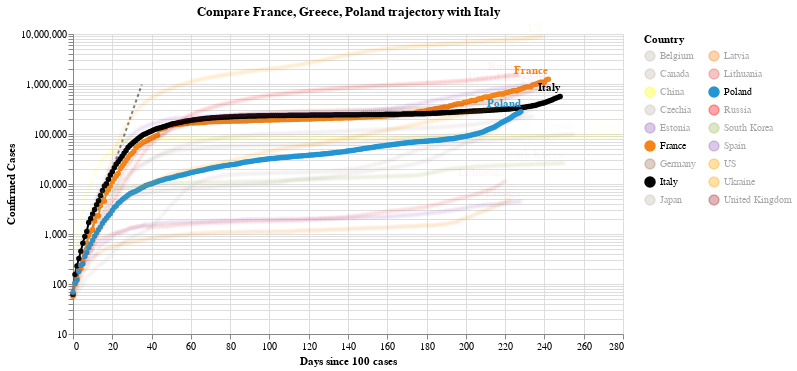

The notebook cell this image was saved under:
### Code cell
#hide_input
chart2 = make_since_chart(dff2, ['France', 'Greece', 'Poland'], baseline_countries)
chart2

### Figure 1 — Vega-Lite specification as saved in the notebook (floating-point values rounded to 4 significant figures; data arrays with more than 128 entries replaced by an {"elided": "..."} marker saying what was removed)
{"config": {"view": {"continuousWidth": 400, "continuousHeight": 300}}, "layer": [{"data": {"name": "data-628230001892d6798b50651be41d1b3e"}, "mark": {"type": "line", "color": "black", "opacity": 0.5, "strokeDash": [3, 3]}, "encoding": {"x": {"type": "quantitative", "field": "Days since 100 cases"}, "y": {"type": "quantitative", "field": "Confirmed Cases"}}}, {"data": {"name": "data-c4e2f6ee80c23c21aa645df1c2853909"}, "mark": {"type": "line", "point": true}, "encoding": {"color": {"type": "nominal", "field": "Country", "legend": {"columns": 2}, "scale": {"domain": ["Belgium", "Canada", "China", "Czechia", "Estonia", "France", "Germany", "Italy", "Japan", "Latvia", "Lithuania", "Poland", "Russia", "South Korea", "Spain", "US", "Ukraine", "United Kingdom"], "range": ["#C1B7AD", "#C1B7AD", "yellow", "#C1B7AD", "#9467bd", "#F58518", "#9D755D", "black", "#C1B7AD", "#F58518", "#E45756", "#2495D3", "red", "#A1BA59", "#9467bd", "orange", "orange", "brown"]}}, "opacity": {"condition": {"value": 1, "selection": "selector005"}, "value": 0.05}, "tooltip": [{"type": "nominal", "field": "Country"}, {"type": "temporal", "field": "Date"}, {"type": "quantitative", "field": "Confirmed Cases"}, {"type": "quantitative", "field": "Days since 100 cases"}], "x": {"type": "quantitative", "field": "Days since 100 cases"}, "y": {"type": "quantitative", "field": "Confirmed Cases", "scale": {"type": "log"}}}, "selection": {"selector005": {"type": "multi", "fields": ["Country"], "bind": "legend", "init": [{"Country": "France"}, {"Country": "Greece"}, {"Country": "Poland"}, {"Country": "Italy"}]}}, "width": 550}, {"data": {"name": "data-c4e2f6ee80c23c21aa645df1c2853909"}, "mark": {"type": "text", "align": "right", "dy": -8, "fontWeight": "bold"}, "encoding": {"color": {"type": "nominal", "field": "Country", "legend": {"columns": 2}, "scale": {"domain": ["Belgium", "Canada", "China", "Czechia", "Estonia", "France", "Germany", "Italy", "Japan", "Latvia", "Lithuania", "Poland", "Russia", "South Korea", "Spain", "US", "Ukraine", "United Kingdom"], "range": ["#C1B7AD", "#C1B7AD", "yellow", "#C1B7AD", "#9467bd", "#F58518", "#9D755D", "black", "#C1B7AD", "#F58518", "#E45756", "#2495D3", "red", "#A1BA59", "#9467bd", "orange", "orange", "brown"]}}, "opacity": {"condition": {"value": 1, "selection": "selector005"}, "value": 0.05}, "text": {"type": "nominal", "field": "Country"}, "tooltip": [{"type": "nominal", "field": "Country"}, {"type": "temporal", "field": "Date"}, {"type": "quantitative", "field": "Confirmed Cases"}, {"type": "quantitative", "field": "Days since 100 cases"}], "x": {"type": "quantitative", "field": "Days since 100 cases"}, "y": {"type": "quantitative", "field": "Confirmed Cases", "scale": {"type": "log"}}}, "transform": [{"filter": "(datum['Date'] >= 1603756800000)"}], "width": 550}], "title": "Compare France, Greece, Poland trajectory with Italy", "$schema": "https://vega.github.io/schema/vega-lite/v4.8.1.json", "datasets": {"data-628230001892d6798b50651be41d1b3e": [{"Days since 100 cases": 0, "Confirmed Cases": 100.0}, {"Days since 100 cases": 1, "Confirmed Cases": 130.0}, {"Days since 100 cases": 2, "Confirmed Cases": 169.0}, {"Days since 100 cases": 3, "Confirmed Cases": 219.7}, {"Days since 100 cases": 4, "Confirmed Cases": 285.6}, {"Days since 100 cases": 5, "Confirmed Cases": 371.3}, {"Days since 100 cases": 6, "Confirmed Cases": 482.7}, {"Days since 100 cases": 7, "Confirmed Cases": 627.5}, {"Days since 100 cases": 8, "Confirmed Cases": 815.7}, {"Days since 100 cases": 9, "Confirmed Cases": 1060.0}, {"Days since 100 cases": 10, "Confirmed Cases": 1379.0}, {"Days since 100 cases": 11, "Confirmed Cases": 1792.0}, {"Days since 100 cases": 12, "Confirmed Cases": 2330.0}, {"Days since 100 cases": 13, "Confirmed Cases": 3029.0}, {"Days since 100 cases": 14, "Confirmed Cases": 3937.0}, {"Days since 100 cases": 15, "Confirmed Cases": 5119.0}, {"Days since 100 cases": 16, "Confirmed Cases": 6654.0}, {"Days since 100 cases": 17, "Confirmed Cases": 8650.0}, {"Days since 100 cases": 18, "Confirmed Cases": 11250.0}, {"Days since 100 cases": 19, "Confirmed Cases": 14620.0}, {"Days since 100 cases": 20, "Confirmed Cases": 19000.0}, {"Days since 100 cases": 21, "Confirmed Cases": 24710.0}, {"Days since 100 cases": 22, "Confirmed Cases": 32120.0}, {"Days since 100 cases": 23, "Confirmed Cases": 41750.0}, {"Days since 100 cases": 24, "Confirmed Cases": 54280.0}, {"Days since 100 cases": 25, "Confirmed Cases": 70560.0}, {"Days since 100 cases": 26, "Confirmed Cases": 91730.0}, {"Days since 100 cases": 27, "Confirmed Cases": 119300.0}, {"Days since 100 cases": 28, "Confirmed Cases": 155000.0}, {"Days since 100 cases": 29, "Confirmed Cases": 201500.0}, {"Days since 100 cases": 30, "Confirmed Cases": 262000.0}, {"Days since 100 cases": 31, "Confirmed Cases": 340600.0}, {"Days since 100 cases": 32, "Confirmed Cases": 442800.0}, {"Days since 100 cases": 33, "Confirmed Cases": 575600.0}, {"Days since 100 cases": 34, "Confirmed Cases": 748300.0}, {"Days since 100 cases": 35, "Confirmed Cases": 972800.0}], "data-c4e2f6ee80c23c21aa645df1c2853909": {"elided": "4299 records"}}}
